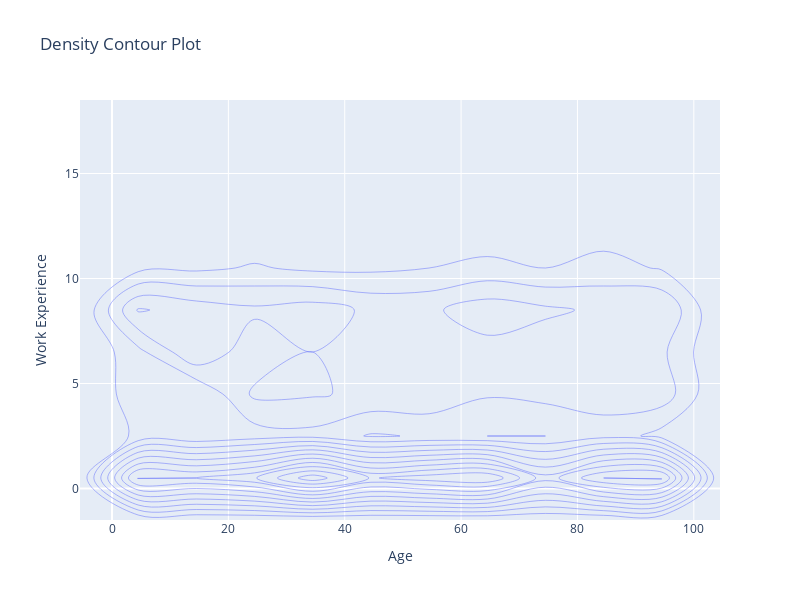

Notebook cell for this chart:
### Markdown cell above
![](professions.png)
![](professions2.png)

### Code cell
# Create a density contour plot to show the relationship between age and work experience
fig1 = px.density_contour(data, x='Age', y='Work Experience', title='Density Contour Plot', width = 800, height = 600)

# Create a density heatmap to show the distribution of age and work experience
fig2 = px.density_heatmap(data, x='Age', y='Work Experience', title='Density Heatmap', width = 800, height = 600)

# Show the plots
fig1.show()
fig2.show()

### Figure 1 — Plotly figure (JSON) as saved in the notebook; plotly's stock layout.template omitted (floating-point values rounded to 4 significant figures; data arrays with more than 128 entries replaced by an {"elided": "..."} marker saying what was removed)
{"data": [{"contours": {"coloring": "none"}, "hovertemplate": "Age=%{x}<br>Work Experience=%{y}<br>count=%{z}<extra></extra>", "legendgroup": "", "line": {"color": "#636efa"}, "name": "", "showlegend": false, "type": "histogram2dcontour", "x": {"elided": "2000 int values"}, "xaxis": "x", "xbingroup": "x", "y": {"elided": "2000 int values"}, "yaxis": "y", "ybingroup": "y"}], "layout": {"height": 600, "legend": {"tracegroupgap": 0}, "title": {"text": "Density Contour Plot"}, "width": 800, "xaxis": {"anchor": "y", "domain": [0, 1], "title": {"text": "Age"}}, "yaxis": {"anchor": "x", "domain": [0, 1], "title": {"text": "Work Experience"}}}}
